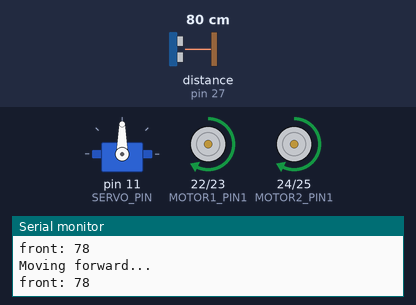
Bench run of a sketch on a simulated Arduino Mega 2560, built with avr-gcc and run on an emulated ATmega2560. Parts: servo, motor-driver pin pairs drawn as motors (green arrow = first pin HIGH = forward, orange = second pin HIGH = backward, longer = more drive, scaled by the enable pin), the last lines printed to the serial monitor. Wiring (inferred from the names in the program): ultrasonic range finder: trigger pin 26; echo pin 27. The test bench sets the inputs (shaded band); at power-on: distance to the obstacle (sensor on pin 27) 80 cm. The echo pulse lasts 58.3 µs per cm.

Above: at 2.7 s.
2.8 s: distance to the obstacle (sensor on pin 27) set to 55 cm
4.3 s: distance to the obstacle (sensor on pin 27) set to 47 cm
At 7.1 s:
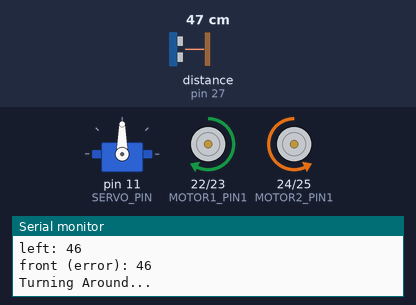
7.3 s: distance to the obstacle (sensor on pin 27) set to 60 cm
At 8.1 s:
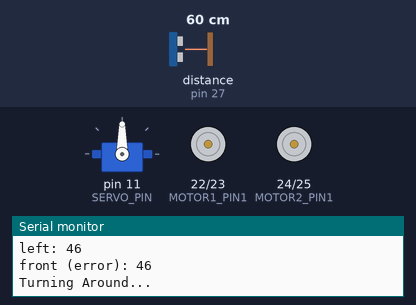
9.2 s: distance to the obstacle (sensor on pin 27) set to 2 cm
At 10.7 s:
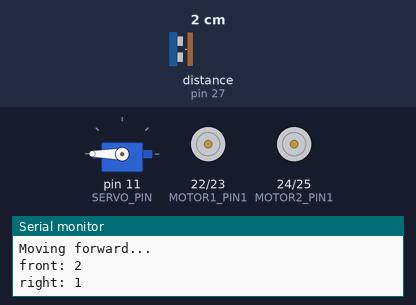
Timing chart, 0 to 13.2 s (numbered marks = the images above; inputs shaded):
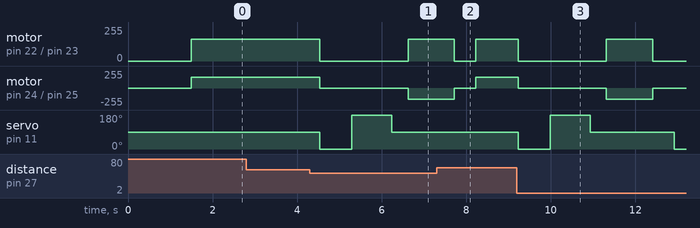

Measured:
- the behaviour switches between 51 and 50 cm on distance to the obstacle (sensor on pin 27) (found by bisection; images 0 and 1)
- after the input at 4.3 s, motor on pin 22 (MOTOR1_PIN1) / pin 23 (MOTOR1_PIN2): forward 165/255 → stopped after 0.23 s, → forward 165/255 2.1 s later; motor on pin 24 (MOTOR2_PIN1) / pin 25 (MOTOR2_PIN2): forward 165/255 → stopped after 0.23 s, → backward 165/255 2.1 s later
- after the input at 7.3 s, servo on pin 11 (SERVO_PIN): stays 90° (without the input it goes to 0° after 0.93 s)
- after the input at 9.2 s, motor on pin 22 (MOTOR1_PIN1) / pin 23 (MOTOR1_PIN2): forward 165/255 → stopped at once, → forward 165/255 2.1 s later, → stopped 1.1 s later; motor on pin 24 (MOTOR2_PIN1) / pin 25 (MOTOR2_PIN2): forward 165/255 → stopped at once, → backward 165/255 2.1 s later, → stopped 1.1 s later

The sketch:

main.ino
```cpp
#include <Servo.h>
#include <NewPing.h>

// Motor control pins for Motor 1
#define MOTOR1_ENABLE_PIN 9
#define MOTOR1_PIN1 22
#define MOTOR1_PIN2 23

// Motor control pins for Motor 2
#define MOTOR2_ENABLE_PIN 10
#define MOTOR2_PIN1 24
#define MOTOR2_PIN2 25

// Ultrasonic sensor pins and max distance
#define TRIG_PIN 26
#define ECHO_PIN 27
#define MAX_DISTANCE 400  // Maximum distance to measure (in cm)

// Servo motor pin
#define SERVO_PIN 11

NewPing sonar(TRIG_PIN, ECHO_PIN, MAX_DISTANCE);

// Motor Control Class
class MotorController {
public:
    void motorControl(int enablePin, int pin1, int pin2, int speed, int dir1, int dir2) {
        analogWrite(enablePin, speed);
        digitalWrite(pin1, dir1);
        digitalWrite(pin2, dir2);
    }

    void moveForward() {
        Serial.println("Moving forward...");
        motorControl(MOTOR1_ENABLE_PIN, MOTOR1_PIN1, MOTOR1_PIN2, 165, HIGH, LOW);
        motorControl(MOTOR2_ENABLE_PIN, MOTOR2_PIN1, MOTOR2_PIN2, 165, HIGH, LOW);
    }

    void stop() {
        motorControl(MOTOR1_ENABLE_PIN, MOTOR1_PIN1, MOTOR1_PIN2, 0, LOW, LOW);
        motorControl(MOTOR2_ENABLE_PIN, MOTOR2_PIN1, MOTOR2_PIN2, 0, LOW, LOW);
    }

    void turnLeft() {
        Serial.println("Turning Left...");
        motorControl(MOTOR1_ENABLE_PIN, MOTOR1_PIN1, MOTOR1_PIN2, 150, HIGH, LOW);
        motorControl(MOTOR2_ENABLE_PIN, MOTOR2_PIN1, MOTOR2_PIN2, 150, LOW, HIGH);

        // delay(1200);

        unsigned long startTime = millis();
        while (millis() - startTime < 1100) {
            // Keep running motors without blocking other processes
        }

        stop();
    }

    void turnRight() {
        Serial.println("Turning Right...");
        motorControl(MOTOR1_ENABLE_PIN, MOTOR1_PIN1, MOTOR1_PIN2, 150, LOW, HIGH);
        motorControl(MOTOR2_ENABLE_PIN, MOTOR2_PIN1, MOTOR2_PIN2, 150, HIGH, LOW);

        unsigned long startTime = millis();
        while (millis() - startTime < 1100) {
            // Keep running motors without blocking other processes
        }

        // delay(1200);
        stop();
    }

    void turnAround() {
        Serial.println("Turning Around...");
        motorControl(MOTOR1_ENABLE_PIN, MOTOR1_PIN1, MOTOR1_PIN2, 150, HIGH, LOW);
        motorControl(MOTOR2_ENABLE_PIN, MOTOR2_PIN1, MOTOR2_PIN2, 150, LOW, HIGH);

        unsigned long startTime = millis();
        while (millis() - startTime < 1100) {
            // Keep running motors without blocking other processes
        }

        // delay(2200);
        stop();
    }
};

// Sensor Handling Class
// Improved Sensor Handling Class
class SensorHandler {
private:
    int trigPin, echoPin;
    Servo headServo;
    int servoPin;
    int currentAngle;  // Track last position

public:
    SensorHandler(int trig, int echo, int servoPin)
        : trigPin(trig), echoPin(echo), servoPin(servoPin), currentAngle(90) {}

    void init() {
        headServo.attach(servoPin);
        headTurn(90); // Ensure it starts facing forward
        delay(1500);
    }

    long getDistance() {
        digitalWrite(trigPin, LOW);
        delayMicroseconds(2);
        digitalWrite(trigPin, HIGH);
        delayMicroseconds(10);
        digitalWrite(trigPin, LOW);
        return pulseIn(echoPin, HIGH) * 0.034 / 2; // Convert time to distance
    }

    void headTurn(int angle) {
        if (angle != currentAngle) {  // Move only if necessary
            headServo.write(angle);
            delay(abs(currentAngle - angle) * 2); // Adaptive delay
            currentAngle = angle;
        }
    }

    long assignDistance(int angle) {
        headTurn(angle);
        delay(200); // Give some time to stabilize reading
        return getDistance();
    }
};

// AI Decision Class
class AIController {
private:
    MotorController motor;
    SensorHandler& sensor;
public:
    AIController(SensorHandler& s) : sensor(s) {}

    void makeDecision() {
        motor.moveForward();
        long front = sensor.getDistance();

        Serial.println("front: " + String(front));

        if (front < 50) {
            motor.stop();

            long right = sensor.assignDistance(-90);
            Serial.println("right: " + String(right));
            delay(200);
            long left = sensor.assignDistance(180);
            Serial.println("left: " + String(left));
            delay(200);
            sensor.headTurn(90); // Reset to front
            delay(200);

            front = sensor.getDistance(); // Check front again
            Serial.println("front (error): " + String(front));

            if (front < 80) {
                if (left < 50 && right < 50) {
                    motor.turnAround();
                } else if (left > 50 && right > 50) {
                    motor.turnLeft();
                } else if (left > 50) {
                    motor.turnLeft();
                } else if (right > 50) {
                    motor.turnRight();
                }
            }
        }
    }
};

// Global Objects (Now includes Servo pin)
SensorHandler sensor(TRIG_PIN, ECHO_PIN, SERVO_PIN);
AIController ai(sensor);

void setup() {
    pinMode(MOTOR1_ENABLE_PIN, OUTPUT);
    pinMode(MOTOR1_PIN1, OUTPUT);
    pinMode(MOTOR1_PIN2, OUTPUT);

    pinMode(MOTOR2_ENABLE_PIN, OUTPUT);
    pinMode(MOTOR2_PIN1, OUTPUT);
    pinMode(MOTOR2_PIN2, OUTPUT);

    pinMode(TRIG_PIN, OUTPUT);
    pinMode(ECHO_PIN, INPUT);

    Serial.begin(9600);

    sensor.init();  // Attach servo here
}

void loop() {
    ai.makeDecision();
    delay(500);
}
```
